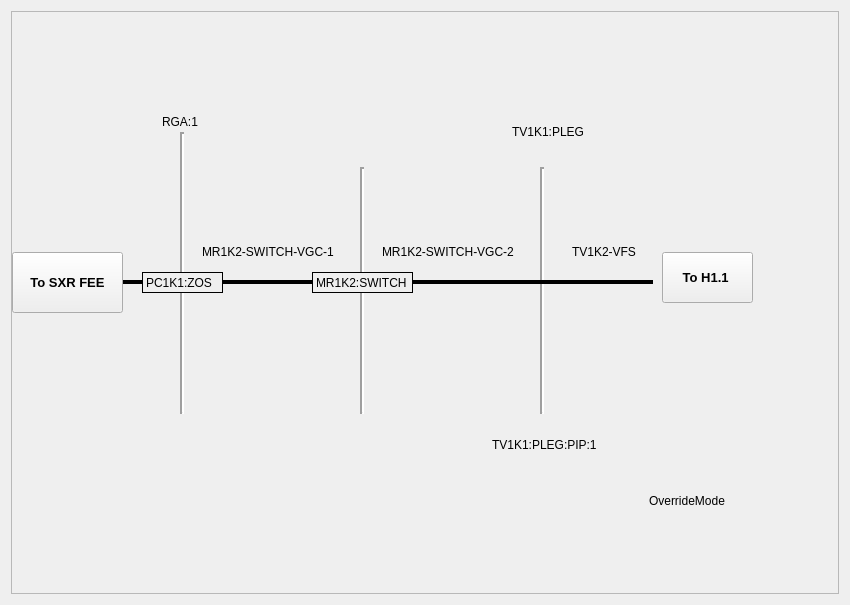
<?xml version="1.0" encoding="UTF-8"?>
<ui version="4.0">
 <class>Widget</class>
 <widget class="QWidget" name="Widget">
  <property name="geometry">
   <rect>
    <x>0</x>
    <y>0</y>
    <width>850</width>
    <height>605</height>
   </rect>
  </property>
  <property name="sizePolicy">
   <sizepolicy hsizetype="Expanding" vsizetype="Expanding">
    <horstretch>0</horstretch>
    <verstretch>0</verstretch>
   </sizepolicy>
  </property>
  <property name="windowTitle">
   <string>MainWindow</string>
  </property>
  <property name="autoFillBackground">
   <bool>false</bool>
  </property>
  <property name="styleSheet">
   <string notr="true">RoughGauge[state=&quot;Off&quot;] #icon{
    qproperty-brush: red;
    color: gray;
}
RoughGauge[state=&quot;On&quot;] #icon{
    qproperty-brush: #00FF00;
    color: black;
}
RoughGauge #pressure[alarmSeverity=&quot;0&quot;]{
    color: blue;
 /*border: 1px solid black;*/
background-color : white
}
ColdCathodeGauge #pressure{
    color: blue;
/* border: 1px solid black;*/
background-color : white
}
ColdCathodeGauge[interlocked=&quot;true&quot;] #icon{
    border: 2px solid black;
        qproperty-brush: black;
border-top-left-radius: 9px;
    border-top-right-radius: 9px;
border-bottom-left-radius: 9px;
    border-bottom-right-radius: 9px;
}
ColdCathodeGauge[state=&quot;Off&quot;] #icon {
    qproperty-penColor: black;
    qproperty-brush: gray;
}
ColdCathodeGauge[state=&quot;GaugeDisconnected&quot;] #icon {
    qproperty-penColor: red;
    qproperty-brush: gray;
}
ColdCathodeGauge[state=&quot;PressInvalid&quot;] #icon {
    qproperty-penColor: black;
    qproperty-brush: gray;
}
ColdCathodeGauge[state=&quot;Starting&quot;] #icon {
    qproperty-penColor: black;
    qproperty-brush: yellow;
}
ColdCathodeGauge[state=&quot;Valid&quot;] #icon {
    qproperty-penColor: black;
    qproperty-brush: #00FF00;
}
ColdCathodeGauge[state=&quot;ValidLo&quot;] #icon {
    qproperty-penColor: black;
    qproperty-brush: yellow;
}
ApertureValve #icon [alarmSeverity=&quot;0&quot;]{
    qproperty-penStyle: &quot;QT::SolidLine&quot;;
    qproperty-penColor: black;
 
 
}
ApertureValve[interlocked=&quot;true&quot;] #icon{
    border: 2px solid black;
    border-top-left-radius: 9px;
    border-top-right-radius: 9px;
    border-bottom-left-radius: 9px;
    border-bottom-right-radius: 9px;
}
ApertureValve[interlocked=&quot;false&quot;] #icon{
    border: 0px;
    qproperty-brush: yellow;
}
ApertureValve[interlocked=&quot;true&quot;] #icon {
    qproperty-interlockBrush: black;
}
ApertureValve[interlocked=&quot;false&quot;] #icon{
    qproperty-interlockBrush: #00FF00;
}
ApertureValve[state=&quot;OPEN&quot;] #icon {
     qproperty-penStyle: &quot;QT::SolidLine&quot;;
    qproperty-penColor: black;
    qproperty-brush: #00FF00;
}
ApertureValve[state=&quot;MOVING&quot;] #icon {
    qproperty-penStyle: &quot;QT::SolidLine&quot;;
    qproperty-penColor: black;
    qproperty-brush: yellow;
}
ApertureValve[state=&quot;CLOSED&quot;] #icon {
    qproperty-penStyle: &quot;QT::SolidLine&quot;;
    qproperty-penColor: gray;
    qproperty-brush: black;
}
ApertureValve[state=&quot;INVALID&quot;] #icon {
    qproperty-penStyle: &quot;QT::SolidLine&quot;;
    qproperty-penColor: black;
    qproperty-brush: red;
}
ApertureValve[error=&quot;VENTED&quot;] #icon {
       qproperty-penStyle: &quot;QT::SolidLine&quot;;
}
ApertureValve[error=&quot;ERR_LOST_VAC&quot;] #icon {
    qproperty-penStyle: &quot;Qt::DotLine&quot;;
    qproperty-penColor: black;
   qproperty-interlockBrush: red;
}
ApertureValve[error=&quot;Ext Fault&quot;] #icon {
    qproperty-penStyle: &quot;QT::SolidLine&quot;;
    qproperty-penColor: black;
   qproperty-interlockBrush: black;
}
TurboPump[interlocked=&quot;true&quot;] #icon {
    border: 2px solid black;
    qproperty-penColor: black;
}
TurboPump[interlocked=&quot;false&quot;] #icon {
    border: 0px;
}
TurboPump[state=&quot;RUNNING&quot;] #icon {
    qproperty-penColor: black;
    qproperty-centerBrush: #00FF00;
    qproperty-brush: #00FF00;
}
TurboPump[state=&quot;STARTING&quot;] #icon {
    qproperty-penColor: black;
    qproperty-centerBrush: yellow;
}
TurboPump[state=&quot;STOPPED&quot;] #icon {
    qproperty-penColor: black;
    qproperty-centerBrush: gray;
    qproperty-brush: gray;
}
TurboPump[state=&quot;FAULT&quot;] #icon {
    qproperty-penColor: red;
    qproperty-centerBrush: red;
    qproperty-brush: gray;
}
TurboPump[error=&quot;true&quot;] #icon {
     qproperty-penColor: red;
    qproperty-centerBrush: red;
}
PneumaticValve #icon [alarmSeverity=&quot;0&quot;]{
    qproperty-penStyle: &quot;QT::SolidLine&quot;;
    qproperty-penColor: black;
    qproperty-penWidth: 2;
 
}
PneumaticValve[interlocked=&quot;true&quot;] #icon{
    border: 2px solid black;
    qproperty-penWidth: 2;
    border-top-left-radius: 9px;
    border-top-right-radius: 9px;
    border-bottom-left-radius: 9px;
    border-bottom-right-radius: 9px;
}
PneumaticValve[interlocked=&quot;false&quot;] #icon{
    border: 0px;
    qproperty-penWidth: 2;
    qproperty-brush: #00FF00;
}
PneumaticValve[interlocked=&quot;true&quot;] #icon {
    qproperty-interlockBrush: black;
}
PneumaticValve[interlocked=&quot;false&quot;] #icon{
    qproperty-interlockBrush: #00FF00;
}
PneumaticValve[state=&quot;OPEN&quot;] #icon {
     qproperty-penStyle: &quot;QT::SolidLine&quot;;
    qproperty-penColor: black;
    qproperty-penWidth: 2;
    qproperty-brush: #00FF00;
}
PneumaticValve[state=&quot;MOVING&quot;] #icon {
    qproperty-penStyle: &quot;QT::SolidLine&quot;;
    qproperty-penColor: black;
    qproperty-penWidth: 2;
    qproperty-brush: yellow;
}
PneumaticValve[state=&quot;CLOSED&quot;] #icon {
    qproperty-penStyle: &quot;QT::SolidLine&quot;;
    qproperty-penColor: gray;
    qproperty-penWidth: 2;
    qproperty-brush: black;
}
PneumaticValve[state=&quot;INVALID&quot;] #icon {
    qproperty-penStyle: &quot;QT::SolidLine&quot;;
    qproperty-penColor: black;
    qproperty-penWidth: 2;
    qproperty-brush: red;
}
PneumaticValve[error=&quot;VENTED&quot;] #icon {
       qproperty-penStyle: &quot;QT::SolidLine&quot;;
}
PneumaticValve[error=&quot;ERR_LOST_VAC&quot;] #icon {
    qproperty-penStyle: &quot;Qt::DotLine&quot;;
    qproperty-penColor: black;
    qproperty-penWidth: 2;
   qproperty-interlockBrush: red;
}
PneumaticValve[error=&quot;Ext Fault&quot;] #icon {
    qproperty-penStyle: &quot;QT::SolidLine&quot;;
    qproperty-penColor: black;
    qproperty-penWidth: 2;
   qproperty-interlockBrush: red;
}
ControlOnlyValveNC[interlocked=&quot;true&quot;] #icon {
     border: 2px solid black;
    qproperty-penWidth: 2;
    border-top-left-radius: 9px;
    border-top-right-radius: 9px;
    border-bottom-left-radius: 9px;
    border-bottom-right-radius: 9px;
}
ControlOnlyValveNC[interlocked=&quot;false&quot;] #icon {
     border: 0px;
    qproperty-penWidth: 2;
    qproperty-brush: #00FF00;
}
ControlOnlyValveNC[interlocked=&quot;true&quot;] #icon {
    qproperty-interlockBrush: #FF0000;
}
ControlOnlyValveNC[interlocked=&quot;false&quot;] #icon {
    qproperty-interlockBrush: #00FF00;
}
ControlOnlyValveNC[state=&quot;One&quot;] #icon {
     qproperty-penStyle: &quot;QT::SolidLine&quot;;
    qproperty-penColor: black;
    qproperty-penWidth: 2;
    qproperty-brush: #00FF00;
}
ControlOnlyValveNC[state=&quot;Zero&quot;] #icon {
    qproperty-penStyle: &quot;QT::SolidLine&quot;;
    qproperty-penColor: gray;
    qproperty-penWidth: 2;
    qproperty-brush: black;
}
NeedleValve[interlocked=&quot;true&quot;] #icon{
    border: 2px solid black;
    qproperty-penWidth: 2;
    border-top-left-radius: 9px;
    border-top-right-radius: 9px;
    border-bottom-left-radius: 9px;
    border-bottom-right-radius: 9px;
}
NeedleValve[interlocked=&quot;false&quot;] #icon{
    border: 0px;
    qproperty-penWidth: 2;
    qproperty-brush: #00FF00;
}
NeedleValve[interlocked=&quot;true&quot;] #icon {
    qproperty-interlockBrush: black;
}
NeedleValve[interlocked=&quot;false&quot;] #icon{
    qproperty-interlockBrush: #00FF00;
}
NeedleValve[state=&quot;Close&quot;] #icon {
   qproperty-penStyle: &quot;QT::SolidLine&quot;;
    qproperty-penColor: gray;
    qproperty-penWidth: 2;
    qproperty-brush: black;
}
NeedleValve[state=&quot;Open&quot;] #icon {
   qproperty-penStyle: &quot;QT::SolidLine&quot;;
    qproperty-penColor: black;
    qproperty-penWidth: 2;
    qproperty-brush: #00FF00;
}
ScrollPump[state=&quot;RUNNING&quot;] #icon {
    qproperty-penColor: black;
    qproperty-centerBrush: #00FF00;
    qproperty-brush: #00FF00;
}
ScrollPump[interlocked=&quot;true&quot;] #icon {
    border: 2px solid black;
}
ScrollPump[interlocked=&quot;false&quot;] #icon {
    border: 0px;
}
ScrollPump[state=&quot;Accelerating&quot;] #icon {
    qproperty-brush: #00FF00;
    qproperty-centerBrush: yellow;
}
ScrollPump[state=&quot;STOPPED&quot;] #icon {
    qproperty-penColor: black;
    qproperty-centerBrush: gray;
    qproperty-brush: gray;
}
ScrollPump[state=&quot;FAULT&quot;] #icon {
    qproperty-penColor: black;
    qproperty-centerBrush: red;
    qproperty-brush: gray;
}
ScrollPump[error=&quot;true&quot;] #icon {
    qproperty-penWidth: 2;
    qproperty-centerBrush: red;
}
IonPump[interlocked=&quot;true&quot;] #icon{
    border: 2px solid black;
    qproperty-penWidth: 2;
    border-top-left-radius: 9px;
    border-top-right-radius: 9px;
    border-bottom-left-radius: 9px;
    border-bottom-right-radius: 9px;
}
IonPump[interlocked=&quot;false&quot;] #icon{
    border: 0px;
    qproperty-penWidth: 2;
    qproperty-brush: #00FF00;
}
IonPump[error=&quot;TRUE&quot;] #icon {
    qproperty-penStyle: &quot;Qt::DotLine&quot;;
    qproperty-penWidth: 2;
    qproperty-brush: red;
}
IonPump[error=&quot;FALSE&quot;] #icon {
    qproperty-penStyle: &quot;Qt::SolidLine&quot;;
    qproperty-penWidth: 2;
    qproperty-brush: red;
}
IonPump[state=&quot;RUNNING&quot;] #icon {
    qproperty-penColor: black;
    qproperty-brush: #00FF00;
}
IonPump[state=&quot;STARTING&quot;] #icon {
    qproperty-penColor: black;
    qproperty-brush: yellow;
}
IonPump[state=&quot;STOPPED&quot;] #icon {
    qproperty-penColor: black;
    qproperty-brush: gray;
}
IonPump[state=&quot;FAULT&quot;] #icon {
    qproperty-penColor: black;
    qproperty-brush: red;
}


FastShutter #icon [alarmSeverity=&quot;0&quot;]{
    qproperty-penStyle: &quot;QT::SolidLine&quot;;
    qproperty-penColor: black;
    qproperty-penWidth: 1;
 
}
FastShutter[interlocked=&quot;true&quot;] #icon{
    border: 2px solid black;
    qproperty-penWidth: 1;
    border-top-left-radius: 9px;
    border-top-right-radius: 9px;
    border-bottom-left-radius: 9px;
    border-bottom-right-radius: 9px;
}
FastShutter[interlocked=&quot;false&quot;] #icon{
    border: 0px;
    qproperty-penWidth: 1;
    qproperty-brush: #00FF00;
}
FastShutter[interlocked=&quot;true&quot;] #icon {
    qproperty-arrowBrush: black;
}
FastShutter[interlocked=&quot;false&quot;] #icon{
    qproperty-arrowBrush: #00FF00;
}
FastShutter[state=&quot;OPEN&quot;] #icon {
     qproperty-penStyle: &quot;QT::SolidLine&quot;;
    qproperty-penColor: black;
    qproperty-penWidth: 1;
    qproperty-brush: #00FF00;
}
FastShutter[state=&quot;MOVING&quot;] #icon {
    qproperty-penStyle: &quot;QT::SolidLine&quot;;
    qproperty-penColor: black;
    qproperty-penWidth: 1;
    qproperty-brush: yellow;
}
FastShutter[state=&quot;CLOSED&quot;] #icon {
    qproperty-penStyle: &quot;QT::SolidLine&quot;;
    qproperty-penColor: gray;
    qproperty-penWidth: 1;
    qproperty-brush: black;
}
FastShutter[state=&quot;INVALID&quot;] #icon {
    qproperty-penStyle: &quot;QT::SolidLine&quot;;
    qproperty-penColor: black;
    qproperty-penWidth: 1;
    qproperty-brush: red;
}
FastShutter[error=&quot;AT Vacuum&quot;] #icon {
    qproperty-penStyle: &quot;Qt::SolidLine&quot;;
    qproperty-penColor: black;
    qproperty-penWidth: 1;
   qproperty-arrowBrush: #00FF00;
}
FastShutter[error=&quot;Triggered&quot;] #icon {
    qproperty-penStyle: &quot;Qt::SolidLine&quot;;
    qproperty-penColor: black;
    qproperty-penWidth: 1;
   qproperty-arrowBrush: yellow;
}
FastShutter[error=&quot;Vacuum Fault&quot;] #icon {
    qproperty-penStyle: &quot;Qt::DotLine&quot;;
    qproperty-penColor: black;
    qproperty-penWidth: 1;
   qproperty-arrowBrush: red;
}
FastShutter[error=&quot;Close Timeout&quot;] #icon {
    qproperty-penStyle: &quot;Qt::DotLine&quot;;
    qproperty-penColor: black;
    qproperty-penWidth: 1;
   qproperty-arrowBrush: red;
}
FastShutter[error=&quot;Open Timeout&quot;] #icon {
    qproperty-penStyle: &quot;QT::SolidLine&quot;;
    qproperty-penColor: black;
    qproperty-penWidth: 1;
   qproperty-arrowBrush: red;
}
</string>
  </property>
  <layout class="QVBoxLayout" name="verticalLayout">
   <item>
    <layout class="QHBoxLayout" name="horizontalLayout">
     <property name="sizeConstraint">
      <enum>QLayout::SetMaximumSize</enum>
     </property>
     <item>
      <widget class="QScrollArea" name="scrollArea">
       <property name="enabled">
        <bool>true</bool>
       </property>
       <property name="sizePolicy">
        <sizepolicy hsizetype="Expanding" vsizetype="Expanding">
         <horstretch>0</horstretch>
         <verstretch>0</verstretch>
        </sizepolicy>
       </property>
       <property name="minimumSize">
        <size>
         <width>0</width>
         <height>0</height>
        </size>
       </property>
       <property name="font">
        <font>
         <weight>50</weight>
         <bold>false</bold>
        </font>
       </property>
       <property name="frameShape">
        <enum>QFrame::StyledPanel</enum>
       </property>
       <property name="lineWidth">
        <number>2</number>
       </property>
       <property name="sizeAdjustPolicy">
        <enum>QAbstractScrollArea::AdjustToContents</enum>
       </property>
       <property name="widgetResizable">
        <bool>false</bool>
       </property>
       <widget class="QWidget" name="scrollAreaWidgetContents">
        <property name="geometry">
         <rect>
          <x>0</x>
          <y>0</y>
          <width>750</width>
          <height>580</height>
         </rect>
        </property>
        <widget class="Line" name="line">
         <property name="geometry">
          <rect>
           <x>110</x>
           <y>260</y>
           <width>531</width>
           <height>20</height>
          </rect>
         </property>
         <property name="frameShadow">
          <enum>QFrame::Plain</enum>
         </property>
         <property name="lineWidth">
          <number>4</number>
         </property>
         <property name="orientation">
          <enum>Qt::Horizontal</enum>
         </property>
        </widget>
        <widget class="QLabel" name="label_2">
         <property name="geometry">
          <rect>
           <x>190</x>
           <y>230</y>
           <width>151</width>
           <height>20</height>
          </rect>
         </property>
         <property name="text">
          <string>MR1K2-SWITCH-VGC-1</string>
         </property>
        </widget>
        <widget class="PyDMEmbeddedDisplay" name="PyDMEmbeddedDisplay_16">
         <property name="geometry">
          <rect>
           <x>20</x>
           <y>-10</y>
           <width>151</width>
           <height>100</height>
          </rect>
         </property>
         <property name="toolTip">
          <string/>
         </property>
         <property name="lineWidth">
          <number>0</number>
         </property>
         <property name="filename" stdset="0">
          <string>vacuumscreens/templates/rixArrow.ui</string>
         </property>
        </widget>
        <widget class="Line" name="line_6">
         <property name="geometry">
          <rect>
           <x>340</x>
           <y>270</y>
           <width>20</width>
           <height>132</height>
          </rect>
         </property>
         <property name="lineWidth">
          <number>2</number>
         </property>
         <property name="orientation">
          <enum>Qt::Vertical</enum>
         </property>
        </widget>
        <widget class="IonPump" name="RTDSL0_PIP_2">
         <property name="geometry">
          <rect>
           <x>320</x>
           <y>395</y>
           <width>60</width>
           <height>150</height>
          </rect>
         </property>
         <property name="toolTip">
          <string/>
         </property>
         <property name="layoutDirection">
          <enum>Qt::LeftToRight</enum>
         </property>
         <property name="controlsLocation" stdset="0">
          <enum>PCDSSymbolBase::Bottom</enum>
         </property>
         <property name="channelsPrefix" stdset="0">
          <string>ca://MR1K2:SWITCH:PIP:1</string>
         </property>
         <property name="controlButtonHorizontal" stdset="0">
          <bool>false</bool>
         </property>
        </widget>
        <widget class="Line" name="line_3">
         <property name="geometry">
          <rect>
           <x>340</x>
           <y>155</y>
           <width>20</width>
           <height>110</height>
          </rect>
         </property>
         <property name="lineWidth">
          <number>2</number>
         </property>
         <property name="orientation">
          <enum>Qt::Vertical</enum>
         </property>
        </widget>
        <widget class="QLabel" name="TV1L0_2">
         <property name="geometry">
          <rect>
           <x>300</x>
           <y>260</y>
           <width>101</width>
           <height>21</height>
          </rect>
         </property>
         <property name="autoFillBackground">
          <bool>true</bool>
         </property>
         <property name="frameShape">
          <enum>QFrame::Box</enum>
         </property>
         <property name="frameShadow">
          <enum>QFrame::Plain</enum>
         </property>
         <property name="text">
          <string>MR1K2:SWITCH</string>
         </property>
        </widget>
        <widget class="PneumaticValve" name="IM1L0_XTES_VGC_2">
         <property name="geometry">
          <rect>
           <x>400</x>
           <y>250</y>
           <width>71</width>
           <height>131</height>
          </rect>
         </property>
         <property name="toolTip">
          <string/>
         </property>
         <property name="controlsLocation" stdset="0">
          <enum>PCDSSymbolBase::Bottom</enum>
         </property>
         <property name="channelsPrefix" stdset="0">
          <string>ca://MR1K2:SWITCH:VGC:2</string>
         </property>
         <property name="controlButtonHorizontal" stdset="0">
          <bool>false</bool>
         </property>
        </widget>
        <widget class="Line" name="line_7">
         <property name="geometry">
          <rect>
           <x>520</x>
           <y>270</y>
           <width>20</width>
           <height>132</height>
          </rect>
         </property>
         <property name="lineWidth">
          <number>2</number>
         </property>
         <property name="orientation">
          <enum>Qt::Vertical</enum>
         </property>
        </widget>
        <widget class="IonPump" name="RTDSL0_PIP_3">
         <property name="geometry">
          <rect>
           <x>500</x>
           <y>395</y>
           <width>60</width>
           <height>150</height>
          </rect>
         </property>
         <property name="toolTip">
          <string/>
         </property>
         <property name="layoutDirection">
          <enum>Qt::LeftToRight</enum>
         </property>
         <property name="controlsLocation" stdset="0">
          <enum>PCDSSymbolBase::Bottom</enum>
         </property>
         <property name="channelsPrefix" stdset="0">
          <string>ca://TV1K1:PLEG:PIP:1</string>
         </property>
         <property name="controlButtonHorizontal" stdset="0">
          <bool>false</bool>
         </property>
        </widget>
        <widget class="Line" name="line_4">
         <property name="geometry">
          <rect>
           <x>520</x>
           <y>155</y>
           <width>20</width>
           <height>120</height>
          </rect>
         </property>
         <property name="lineWidth">
          <number>2</number>
         </property>
         <property name="orientation">
          <enum>Qt::Vertical</enum>
         </property>
        </widget>
        <widget class="Line" name="line_8">
         <property name="geometry">
          <rect>
           <x>160</x>
           <y>270</y>
           <width>20</width>
           <height>132</height>
          </rect>
         </property>
         <property name="lineWidth">
          <number>2</number>
         </property>
         <property name="orientation">
          <enum>Qt::Vertical</enum>
         </property>
        </widget>
        <widget class="IonPump" name="RTDSL0_PIP_4">
         <property name="geometry">
          <rect>
           <x>140</x>
           <y>395</y>
           <width>60</width>
           <height>150</height>
          </rect>
         </property>
         <property name="toolTip">
          <string/>
         </property>
         <property name="layoutDirection">
          <enum>Qt::LeftToRight</enum>
         </property>
         <property name="controlsLocation" stdset="0">
          <enum>PCDSSymbolBase::Bottom</enum>
         </property>
         <property name="channelsPrefix" stdset="0">
          <string>ca://PC1K1:ZOS:PIP:1</string>
         </property>
         <property name="controlButtonHorizontal" stdset="0">
          <bool>false</bool>
         </property>
        </widget>
        <widget class="Line" name="line_9">
         <property name="geometry">
          <rect>
           <x>160</x>
           <y>120</y>
           <width>20</width>
           <height>180</height>
          </rect>
         </property>
         <property name="lineWidth">
          <number>2</number>
         </property>
         <property name="orientation">
          <enum>Qt::Vertical</enum>
         </property>
        </widget>
        <widget class="PyDMEmbeddedDisplay" name="PyDMEmbeddedDisplay_18">
         <property name="geometry">
          <rect>
           <x>50</x>
           <y>85</y>
           <width>200</width>
           <height>140</height>
          </rect>
         </property>
         <property name="toolTip">
          <string/>
         </property>
         <property name="frameShape">
          <enum>QFrame::NoFrame</enum>
         </property>
         <property name="frameShadow">
          <enum>QFrame::Plain</enum>
         </property>
         <property name="lineWidth">
          <number>0</number>
         </property>
         <property name="macros" stdset="0">
          <string>{&quot;GCC&quot;: &quot;PC1K1:ZOS:GCC:1&quot; , &quot;GPI&quot;: &quot;PC1K1:ZOS:GPI:1&quot;}</string>
         </property>
         <property name="filename" stdset="0">
          <string>vacuumscreens/templates/GCC_GPI.ui</string>
         </property>
        </widget>
        <widget class="QLabel" name="TV1L0_4">
         <property name="geometry">
          <rect>
           <x>130</x>
           <y>260</y>
           <width>81</width>
           <height>21</height>
          </rect>
         </property>
         <property name="autoFillBackground">
          <bool>true</bool>
         </property>
         <property name="frameShape">
          <enum>QFrame::Box</enum>
         </property>
         <property name="frameShadow">
          <enum>QFrame::Plain</enum>
         </property>
         <property name="text">
          <string>PC1K1:ZOS</string>
         </property>
        </widget>
        <widget class="PneumaticValve" name="IM1L0_XTES_VGC_4">
         <property name="geometry">
          <rect>
           <x>230</x>
           <y>250</y>
           <width>71</width>
           <height>131</height>
          </rect>
         </property>
         <property name="toolTip">
          <string/>
         </property>
         <property name="controlsLocation" stdset="0">
          <enum>PCDSSymbolBase::Bottom</enum>
         </property>
         <property name="channelsPrefix" stdset="0">
          <string>ca://MR1K2:SWITCH:VGC:1</string>
         </property>
         <property name="controlButtonHorizontal" stdset="0">
          <bool>false</bool>
         </property>
        </widget>
        <widget class="QLabel" name="label_3">
         <property name="geometry">
          <rect>
           <x>370</x>
           <y>230</y>
           <width>141</width>
           <height>20</height>
          </rect>
         </property>
         <property name="text">
          <string>MR1K2-SWITCH-VGC-2</string>
         </property>
        </widget>
        <widget class="QLabel" name="label_4">
         <property name="geometry">
          <rect>
           <x>560</x>
           <y>230</y>
           <width>71</width>
           <height>20</height>
          </rect>
         </property>
         <property name="text">
          <string>TV1K2-VFS</string>
         </property>
        </widget>
        <widget class="FastShutter" name="FastShutter">
         <property name="geometry">
          <rect>
           <x>560</x>
           <y>240</y>
           <width>71</width>
           <height>131</height>
          </rect>
         </property>
         <property name="toolTip">
          <string/>
         </property>
         <property name="channelsPrefix" stdset="0">
          <string>ca://TV1K2:VFS:1</string>
         </property>
         <property name="controlButtonHorizontal" stdset="0">
          <bool>false</bool>
         </property>
        </widget>
        <widget class="PyDMEmbeddedDisplay" name="PyDMEmbeddedDisplay_19">
         <property name="geometry">
          <rect>
           <x>230</x>
           <y>86</y>
           <width>200</width>
           <height>140</height>
          </rect>
         </property>
         <property name="toolTip">
          <string/>
         </property>
         <property name="frameShape">
          <enum>QFrame::NoFrame</enum>
         </property>
         <property name="frameShadow">
          <enum>QFrame::Plain</enum>
         </property>
         <property name="lineWidth">
          <number>0</number>
         </property>
         <property name="macros" stdset="0">
          <string>{&quot;GCC&quot;: &quot;MR1K2:SWITCH:GCC:1&quot; , &quot;GPI&quot;: &quot;MR1K2:SWITCH:GPI:1&quot;}</string>
         </property>
         <property name="filename" stdset="0">
          <string>vacuumscreens/templates/GCC_GPI.ui</string>
         </property>
        </widget>
        <widget class="PyDMEmbeddedDisplay" name="PyDMEmbeddedDisplay_20">
         <property name="geometry">
          <rect>
           <x>410</x>
           <y>86</y>
           <width>200</width>
           <height>140</height>
          </rect>
         </property>
         <property name="toolTip">
          <string/>
         </property>
         <property name="frameShape">
          <enum>QFrame::NoFrame</enum>
         </property>
         <property name="frameShadow">
          <enum>QFrame::Plain</enum>
         </property>
         <property name="lineWidth">
          <number>0</number>
         </property>
         <property name="macros" stdset="0">
          <string>{&quot;GCC&quot;: &quot;TV1K1:PLEG:GCC:1&quot; , &quot;GPI&quot;: &quot;TV1K1:PLEG:GPI:1&quot;}</string>
         </property>
         <property name="filename" stdset="0">
          <string>vacuumscreens/templates/GCC_GPI.ui</string>
         </property>
        </widget>
        <widget class="RGA" name="RGA">
         <property name="geometry">
          <rect>
           <x>150</x>
           <y>65</y>
           <width>40</width>
           <height>40</height>
          </rect>
         </property>
         <property name="toolTip">
          <string/>
         </property>
        </widget>
        <widget class="QLabel" name="label_5">
         <property name="geometry">
          <rect>
           <x>150</x>
           <y>100</y>
           <width>41</width>
           <height>20</height>
          </rect>
         </property>
         <property name="text">
          <string>RGA:1</string>
         </property>
        </widget>
        <widget class="QLabel" name="label_6">
         <property name="geometry">
          <rect>
           <x>500</x>
           <y>110</y>
           <width>101</width>
           <height>20</height>
          </rect>
         </property>
         <property name="text">
          <string>TV1K1:PLEG</string>
         </property>
        </widget>
        <widget class="QLabel" name="label_7">
         <property name="geometry">
          <rect>
           <x>480</x>
           <y>423</y>
           <width>111</width>
           <height>20</height>
          </rect>
         </property>
         <property name="text">
          <string>TV1K1:PLEG:PIP:1</string>
         </property>
        </widget>
        <widget class="PyDMShellCommand" name="PyDMShellCommand">
         <property name="geometry">
          <rect>
           <x>0</x>
           <y>240</y>
           <width>111</width>
           <height>61</height>
          </rect>
         </property>
         <property name="font">
          <font>
           <pointsize>10</pointsize>
           <weight>75</weight>
           <bold>true</bold>
          </font>
         </property>
         <property name="toolTip">
          <string/>
         </property>
         <property name="text">
          <string>To SXR FEE</string>
         </property>
         <property name="checkable">
          <bool>false</bool>
         </property>
         <property name="commands" stdset="0">
          <stringlist>
           <string>pydm /reg/g/pcds/epics-dev/screens/pydm/vacuumscreens/screens/sxrVac.ui</string>
          </stringlist>
         </property>
        </widget>
        <widget class="PyDMShellCommand" name="PyDMShellCommand_2">
         <property name="geometry">
          <rect>
           <x>650</x>
           <y>240</y>
           <width>91</width>
           <height>51</height>
          </rect>
         </property>
         <property name="font">
          <font>
           <pointsize>10</pointsize>
           <weight>75</weight>
           <bold>true</bold>
          </font>
         </property>
         <property name="toolTip">
          <string/>
         </property>
         <property name="text">
          <string>To H1.1 </string>
         </property>
         <property name="commands" stdset="0">
          <stringlist>
           <string>pydm /cds/group/pcds/epics-dev/jjoshi/screens/rixVac.ui</string>
          </stringlist>
         </property>
        </widget>
        <widget class="PyDMLabel" name="PyDMLabel_4">
         <property name="geometry">
          <rect>
           <x>637</x>
           <y>481</y>
           <width>101</width>
           <height>16</height>
          </rect>
         </property>
         <property name="toolTip">
          <string/>
         </property>
         <property name="text">
          <string>OverrideMode</string>
         </property>
        </widget>
        <widget class="PyDMEnumButton" name="PyDMEnumButton_2">
         <property name="geometry">
          <rect>
           <x>635</x>
           <y>500</y>
           <width>98</width>
           <height>80</height>
          </rect>
         </property>
         <property name="font">
          <font>
           <pointsize>9</pointsize>
          </font>
         </property>
         <property name="toolTip">
          <string/>
         </property>
         <property name="channel" stdset="0">
          <string>ca://RIX:FEE:VAC:OVRDON</string>
         </property>
         <property name="items" stdset="0">
          <stringlist>
           <string>Override OFF</string>
           <string>Override ON</string>
          </stringlist>
         </property>
        </widget>
        <zorder>line_7</zorder>
        <zorder>line_4</zorder>
        <zorder>line</zorder>
        <zorder>label_2</zorder>
        <zorder>PyDMEmbeddedDisplay_16</zorder>
        <zorder>line_6</zorder>
        <zorder>RTDSL0_PIP_2</zorder>
        <zorder>line_3</zorder>
        <zorder>TV1L0_2</zorder>
        <zorder>IM1L0_XTES_VGC_2</zorder>
        <zorder>RTDSL0_PIP_3</zorder>
        <zorder>line_8</zorder>
        <zorder>RTDSL0_PIP_4</zorder>
        <zorder>line_9</zorder>
        <zorder>PyDMEmbeddedDisplay_18</zorder>
        <zorder>TV1L0_4</zorder>
        <zorder>IM1L0_XTES_VGC_4</zorder>
        <zorder>label_3</zorder>
        <zorder>label_4</zorder>
        <zorder>FastShutter</zorder>
        <zorder>PyDMEmbeddedDisplay_19</zorder>
        <zorder>PyDMEmbeddedDisplay_20</zorder>
        <zorder>RGA</zorder>
        <zorder>label_5</zorder>
        <zorder>label_6</zorder>
        <zorder>label_7</zorder>
        <zorder>PyDMShellCommand</zorder>
        <zorder>PyDMShellCommand_2</zorder>
        <zorder>PyDMLabel_4</zorder>
        <zorder>PyDMEnumButton_2</zorder>
       </widget>
      </widget>
     </item>
    </layout>
   </item>
  </layout>
 </widget>
 <customwidgets>
  <customwidget>
   <class>PyDMLabel</class>
   <extends>QLabel</extends>
   <header>pydm.widgets.label</header>
  </customwidget>
  <customwidget>
   <class>PyDMEmbeddedDisplay</class>
   <extends>QFrame</extends>
   <header>pydm.widgets.embedded_display</header>
  </customwidget>
  <customwidget>
   <class>PyDMEnumButton</class>
   <extends>QWidget</extends>
   <header>pydm.widgets.enum_button</header>
  </customwidget>
  <customwidget>
   <class>PyDMShellCommand</class>
   <extends>QPushButton</extends>
   <header>pydm.widgets.shell_command</header>
  </customwidget>
  <customwidget>
   <class>PCDSSymbolBase</class>
   <extends>QWidget</extends>
   <header>pcdswidgets.vacuum.base</header>
  </customwidget>
  <customwidget>
   <class>PneumaticValve</class>
   <extends>PCDSSymbolBase</extends>
   <header>pcdswidgets.vacuum.valves</header>
  </customwidget>
  <customwidget>
   <class>FastShutter</class>
   <extends>PCDSSymbolBase</extends>
   <header>pcdswidgets.vacuum.valves</header>
  </customwidget>
  <customwidget>
   <class>IonPump</class>
   <extends>PCDSSymbolBase</extends>
   <header>pcdswidgets.vacuum.pumps</header>
  </customwidget>
  <customwidget>
   <class>RGA</class>
   <extends>PCDSSymbolBase</extends>
   <header>pcdswidgets.vacuum.others</header>
  </customwidget>
 </customwidgets>
 <resources/>
 <connections/>
</ui>
